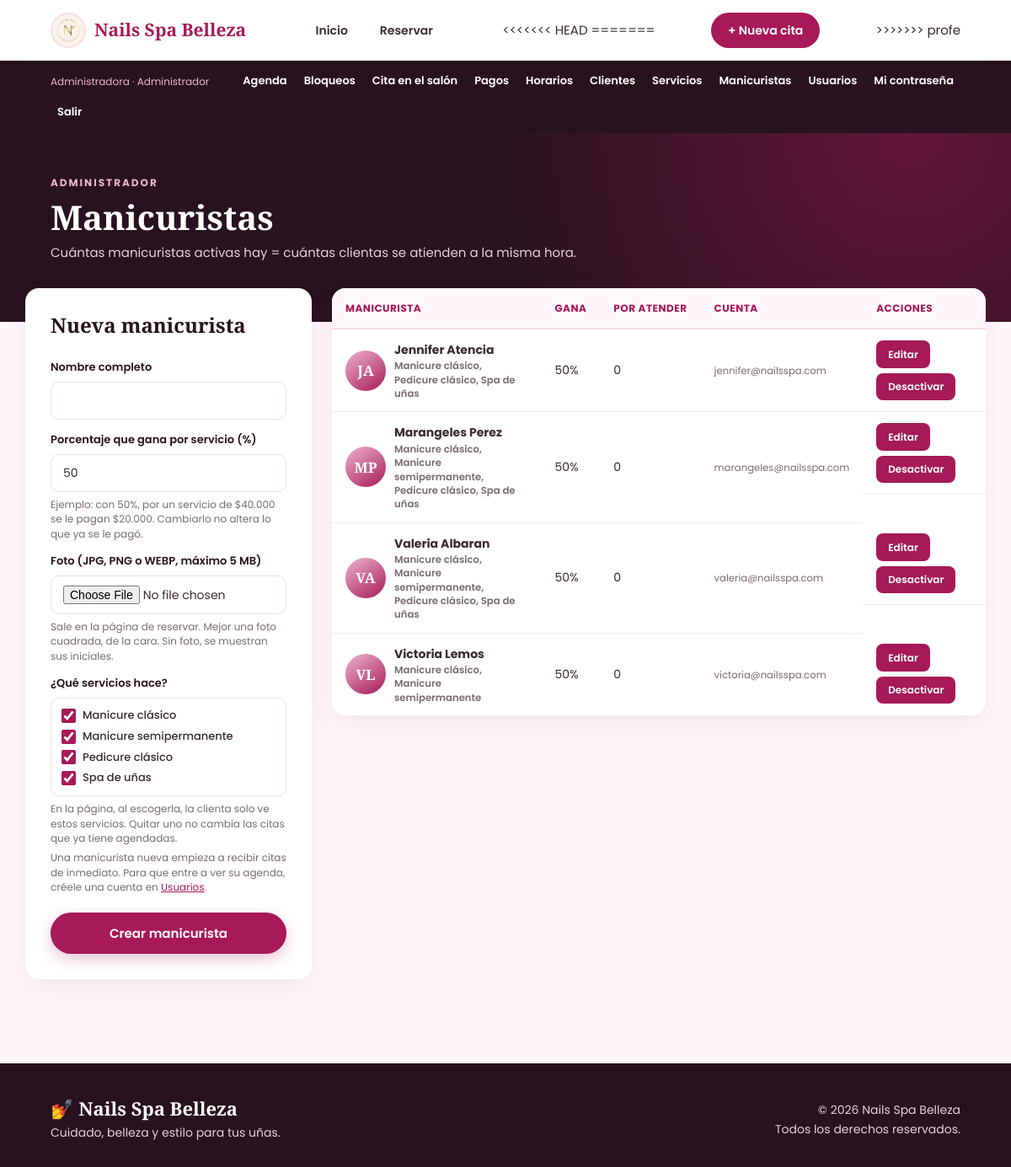
The app's page /super/manicuristas.php (signed in) with its own data.
### tables this page shows
CREATE TABLE servicios (

    id_servicio INT AUTO_INCREMENT PRIMARY KEY,

    nombre VARCHAR(100) NOT NULL,

    descripcion TEXT,

    precio DECIMAL(10,2) NOT NULL,

    duracion INT NOT NULL,

     
    imagen VARCHAR(255) NULL,

    activo TINYINT(1) DEFAULT 1

);

CREATE TABLE manicuristas (

    id_manicurista INT AUTO_INCREMENT PRIMARY KEY,

    nombre VARCHAR(100) NOT NULL,

     
    porcentaje TINYINT UNSIGNED NOT NULL DEFAULT 50,

     
     
    foto VARCHAR(255) NULL,

    activa TINYINT(1) DEFAULT 1

);

### includes/panel.php (called while the page is built, shortened)
<?php
function mb_strlen_seguro($texto)
{
    if (function_exists('mb_strlen')) {
        return mb_strlen($texto, 'UTF-8');
    }
    return preg_match_all('/./us', $texto);
}
function valor($campo, $editar, $viejo, $defecto = '')
{
    return $editar[$campo] ?? $defecto;
}
function iniciales($nombre)
{
    $letras = '';
    foreach (preg_split('/\s+/u', trim($nombre)) as $palabra) {
        if ($palabra !== '' && mb_strlen_seguro($letras) < 2) {
            $letras .= function_exists('mb_substr') ? mb_strtoupper(mb_substr($palabra, 0, 1)) : strtoupper($palabra[0]);
        }
    }
    return $letras;
}

### super/manicuristas.php (the view, shortened to what this page needs)
<?php
require_once "../conexion/conexion.php";
require_once "../includes/panel.php";
$editar = null;
$viejo = $_SESSION['viejo'] ?? null;
$servicios = $conexion->query("
    SELECT id_servicio, nombre
    FROM servicios
    WHERE activo = 1
    ORDER BY nombre
")->fetch_all(MYSQLI_ASSOC);
if ($viejo !== null) {
    $marcados = array_map('intval', $viejo['servicios'] ?? []);
} elseif ($editar) {
    $stmt = $conexion->prepare("SELECT id_servicio FROM manicurista_servicio WHERE id_manicurista = ?");
    $stmt->bind_param("i", $editar['id_manicurista']);
    $stmt->execute();
    $marcados = array_map('intval', array_column($stmt->get_result()->fetch_all(MYSQLI_ASSOC), 'id_servicio'));
} else {
    $marcados = array_map('intval', array_column($servicios, 'id_servicio'));
}
$manicuristas = $conexion->query("
    SELECT m.*,
        (SELECT COUNT(*) FROM reservas r
         WHERE r.id_manicurista = m.id_manicurista
         AND r.fecha >= CURDATE()
         AND r.estado IN ('Pendiente', 'Confirmada')) AS citas_proximas,
        (SELECT GROUP_CONCAT(s.nombre ORDER BY s.nombre SEPARATOR ', ')
         FROM manicurista_servicio ms
         JOIN servicios s ON s.id_servicio = ms.id_servicio AND s.activo = 1
         WHERE ms.id_manicurista = m.id_manicurista) AS que_hace,
        u.correo
    FROM manicuristas m
    LEFT JOIN usuarios u ON u.id_manicurista = m.id_manicurista
    ORDER BY m.activa DESC, m.nombre ASC
")->fetch_all(MYSQLI_ASSOC);
require_once "../includes/header.php";
?>
<section class="pagina-header">
    <div>
        <span>ADMINISTRADOR</span>
        <h1>Manicuristas</h1>
        <p>Cuántas manicuristas activas hay = cuántas clientas se atienden a la misma hora.</p>
    </div>
</section>
<section class="panel-contenido">
    <div class="admin-grid">
        <div class="form-card admin-form">
            <h2><?= $editar ? 'Editar manicurista' : 'Nueva manicurista' ?></h2>
            <form action="guardar_manicurista.php" method="POST" enctype="multipart/form-data">
                <label>Nombre completo</label>
                <input
                    type="text"
                    name="nombre"
                    maxlength="100"
                    required
                    value="<?= htmlspecialchars(valor('nombre', $editar, $viejo)) ?>"
                >
                <label>Porcentaje que gana por servicio (%)</label>
                <input
                    type="number"
                    name="porcentaje"
                    min="0"
                    max="100"
                    step="1"
                    required
                    value="<?= htmlspecialchars((string) valor('porcentaje', $editar, $viejo, 50)) ?>"
                >
                <p class="nota">
                    Ejemplo: con 50%, por un servicio de $40.000 se le pagan $20.000.
                    Cambiarlo no altera lo que ya se le pagó.
                </p>
                <label>Foto (JPG, PNG o WEBP, máximo 5 MB)</label>
                <input type="file" name="foto" accept="image/jpeg,image/png,image/webp">
                <p class="nota">
                    Sale en la página de reservar. Mejor una foto cuadrada, de la cara.
                    <?= $editar ? 'Si no escoges una nueva, se conserva la actual.' : 'Sin foto, se muestran sus iniciales.' ?>
                </p>
                <label>¿Qué servicios hace?</label>
                <div class="casillas-servicios">
                    <?php foreach ($servicios as $s): ?>
                        <label class="casilla">
                            <input
                                type="checkbox"
                                name="servicios[]"
                                value="<?= $s['id_servicio'] ?>"
                                <?= in_array(intval($s['id_servicio']), $marcados, true) ? 'checked' : '' ?>
                            >
                            <?= htmlspecialchars($s['nombre']) ?>
                        </label>
                    <?php endforeach; ?>
                </div>
                <p class="nota">
                    En la página, al escogerla, la clienta solo ve estos servicios.
                    Quitar uno no cambia las citas que ya tiene agendadas.
                </p>
                <p class="nota">
                    Una manicurista nueva empieza a recibir citas de inmediato.
                    Para que entre a ver su agenda, créele una cuenta en <a href="usuarios.php">Usuarios</a>.
                </p>
                <button type="submit" class="btn-principal btn-completo">
                    <?= $editar ? 'Guardar cambios' : 'Crear manicurista' ?>
                </button>
            </form>
        </div>
        <div class="tabla-contenedor">
            <table>
                <thead>
                    <tr>
                        <th>Manicurista</th>
                        <th>Gana</th>
                        <th>Por atender</th>
                        <th>Cuenta</th>
                        <th>Acciones</th>
                    </tr>
                </thead>
                <tbody>
                <?php foreach ($manicuristas as $m): ?>
                    <tr class="<?= $m['activa'] ? '' : 'fila-inactiva' ?>">
                        <td>
                            <div class="celda-manicurista">
                                <?php if ($m['foto']): ?>
                                    <img src="../<?= htmlspecialchars($m['foto']) ?>" alt="" class="foto-manicurista">
                                <?php else: ?>
                                    <span class="foto-manicurista avatar-iniciales"><?= htmlspecialchars(iniciales($m['nombre'])) ?></span>
                                <?php endif; ?>
                                <div>
                                    <strong><?= htmlspecialchars($m['nombre']) ?></strong>
                                    <small><?= $m['que_hace'] ? htmlspecialchars($m['que_hace']) : '⚠ Sin servicios: no sale en la página' ?></small>
                                </div>
                            </div>
                        </td>
                        <td><?= $m['porcentaje'] ?>%</td>
                        <td><?= $m['citas_proximas'] ?></td>
                        <td>
                            <?php if ($m['correo']): ?>
                                <small><?= htmlspecialchars($m['correo']) ?></small>
                            <?php else: ?>
                                <a href="usuarios.php?nueva_para=<?= $m['id_manicurista'] ?>">Crear cuenta</a>
                            <?php endif; ?>
                        </td>
                        <td class="acciones-fila">
                            <a href="manicuristas.php?id=<?= $m['id_manicurista'] ?>" class="btn-pequeno">Editar</a>
                            <form action="guardar_manicurista.php" method="POST" enctype="multipart/form-data">
                                <button type="submit" class="btn-pequeno">
                                    <?= $m['activa'] ? 'Desactivar' : 'Activar' ?>
                                </button>
                            </form>
                        </td>
                    </tr>
                <?php endforeach; ?>
                </tbody>
            </table>
        </div>
    </div>
</section>
<?php require_once "../includes/footer.php"; ?>

### records on screen
servicios: id_servicio "☑", nombre "Manicure clásico"
servicios: id_servicio "☑", nombre "Manicure semipermanente"
servicios: id_servicio "☑", nombre "Pedicure clásico"
servicios: id_servicio "☑", nombre "Spa de uñas"
manicuristas: nombre "JA", nombre "Jennifer Atencia", que_hace "Manicure clásico, Pedicure clásico, Spa de uñas", porcentaje "50", citas_proximas "0", correo "jennifer@nailsspa.com", activa "Desactivar"
manicuristas: nombre "MP", nombre "Marangeles Perez", que_hace "Manicure clásico, Manicure semipermanente, Pedicure clásico, Spa de uñas", porcentaje "50", citas_proximas "0", correo "marangeles@nailsspa.com", activa "Desactivar"
manicuristas: nombre "VA", nombre "Valeria Albaran", que_hace "Manicure clásico, Manicure semipermanente, Pedicure clásico, Spa de uñas", porcentaje "50", citas_proximas "0", correo "valeria@nailsspa.com", activa "Desactivar"
manicuristas: nombre "VL", nombre "Victoria Lemos", que_hace "Manicure clásico, Manicure semipermanente", porcentaje "50", citas_proximas "0", correo "victoria@nailsspa.com", activa "Desactivar"

### other values on screen
$_SESSION['usuario_nombre'] "Administradora"
